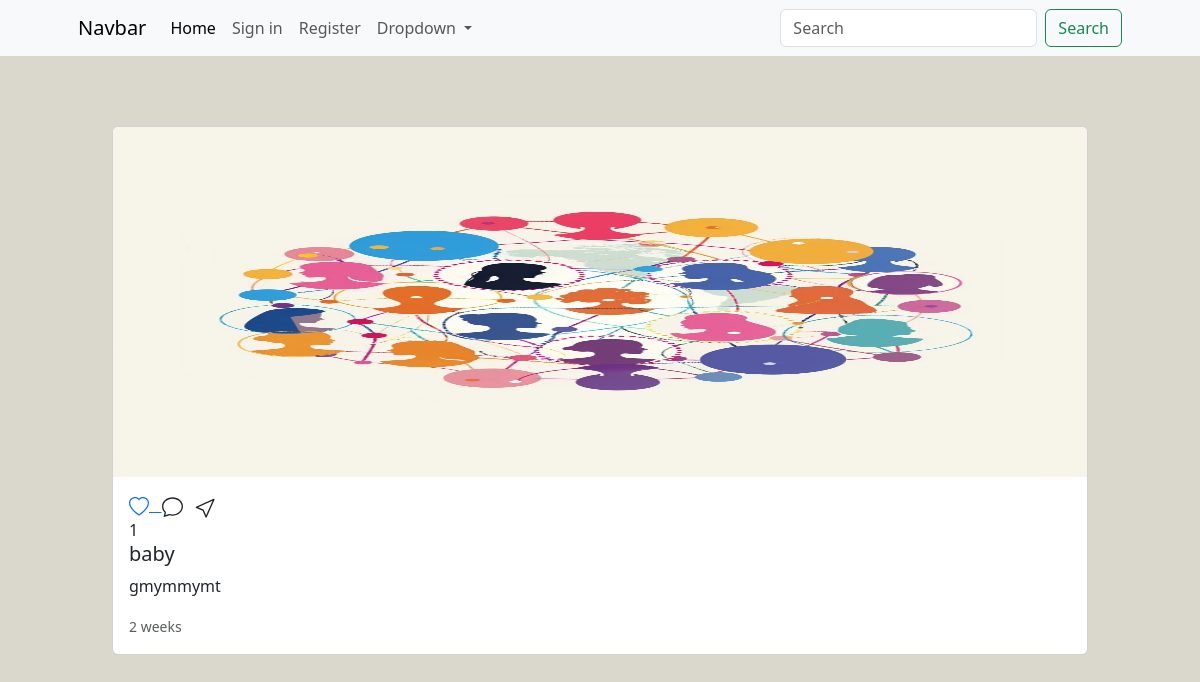
Screenshot of /post/12/ with the database file from the repository.
### main/models.py (models this page shows, shortened)
class Post(models.Model):
    user = models.ForeignKey(User,on_delete=models.CASCADE)
    image = models.ImageField(upload_to='posts/')
    caption = models.TextField(blank=True)
    create_at = models.DateTimeField(auto_now_add=True)
    likes = models.IntegerField(default=0)

### main/views.py (the view)
# urls.py: path('post/<int:post_id>/',views.post_detail,name='post_detail'),
def post_detail(request,post_id):
    post = Post.objects.get(id=post_id)
    if request.user.is_authenticated:
        liked = Like.objects.filter(user=request.user,post=post)
        context = {"post":post,'liked':liked}
        return render(request,'post.html',context)
    else:
        context = {"post":post}
        return render(request,'post.html',context)

### templates/post.html (shortened to what this page needs)
{% extends 'partial/main.html' %}
{% load static %}
{% block content %}
<div class="container">
    <div class="row">
        <div class="col-12">
            <div class="ion">
                <div class="card mb-2 col-sm-12 ">
                    <img src="{{post.image.url}}" class="card-img-top" alt="...">
                    <div class="card-body">
                        <div class="run">
                            {% if liked %}
                            <a href="{% url 'like_detail' post.id %}">
                                <svg xmlns="http://www.w3.org/2000/svg" width="20" height="20" fill="currentColor" class="bi bi-heart-fill" viewBox="0 0 16 16">
                                    <path fill-rule="evenodd" d="M8 1.314C12.438-3.248 23.534 4.735 8 15-7.534 4.736 3.562-3.248 8 1.314"/>
                                </svg> &nbsp;
                            </a>
                            {% else%}
                            <a href="{% url 'like_detail' post.id %}">
                            </a>
                            {% endif %}
                        </div>
                        {{post.likes}}
                      <h5 class="card-title">{{post.user}}</h5>
                      <p class="card-text">{{post.caption}}</p>
                      <p class="card-text"><small class="text-body-secondary">{{post.create_at|timesince}}</small></p>
                    </div>
                </div>
            </div>
        </div>
    </div>
</div>
{% endblock %}

### static/css/style.css (style rules this page uses)
.ion { margin: 40px; padding: 30px; display: flex; justify-content: center; }
.ion img { height: 350px; }
.body { background-color: #dad7cd; }

### rows the page displays
Post: image (picture), likes "1", user "baby", caption "gmymmymt", create_at "2 weeks"
